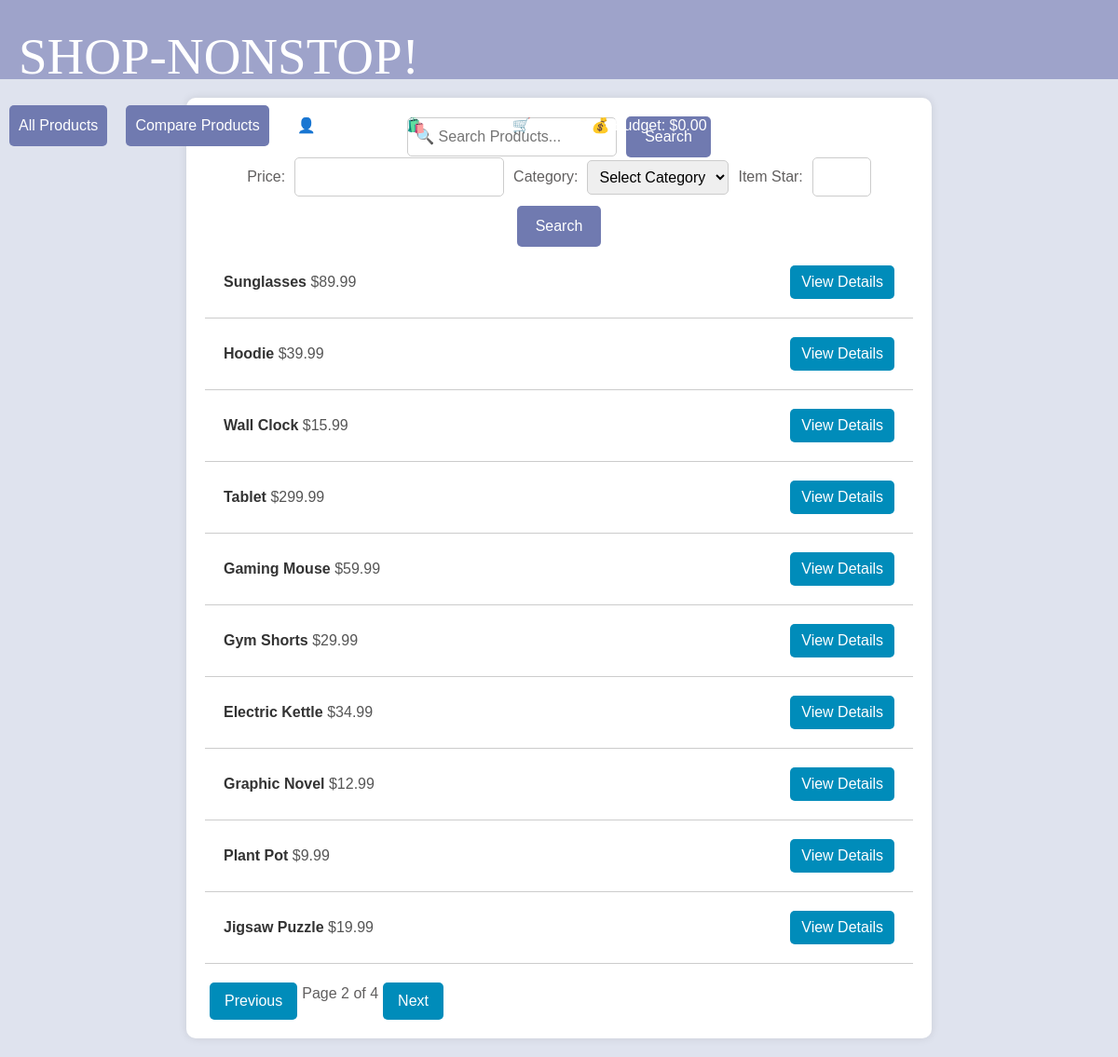
/search?page=2, run on an earlier commit of the app's database.
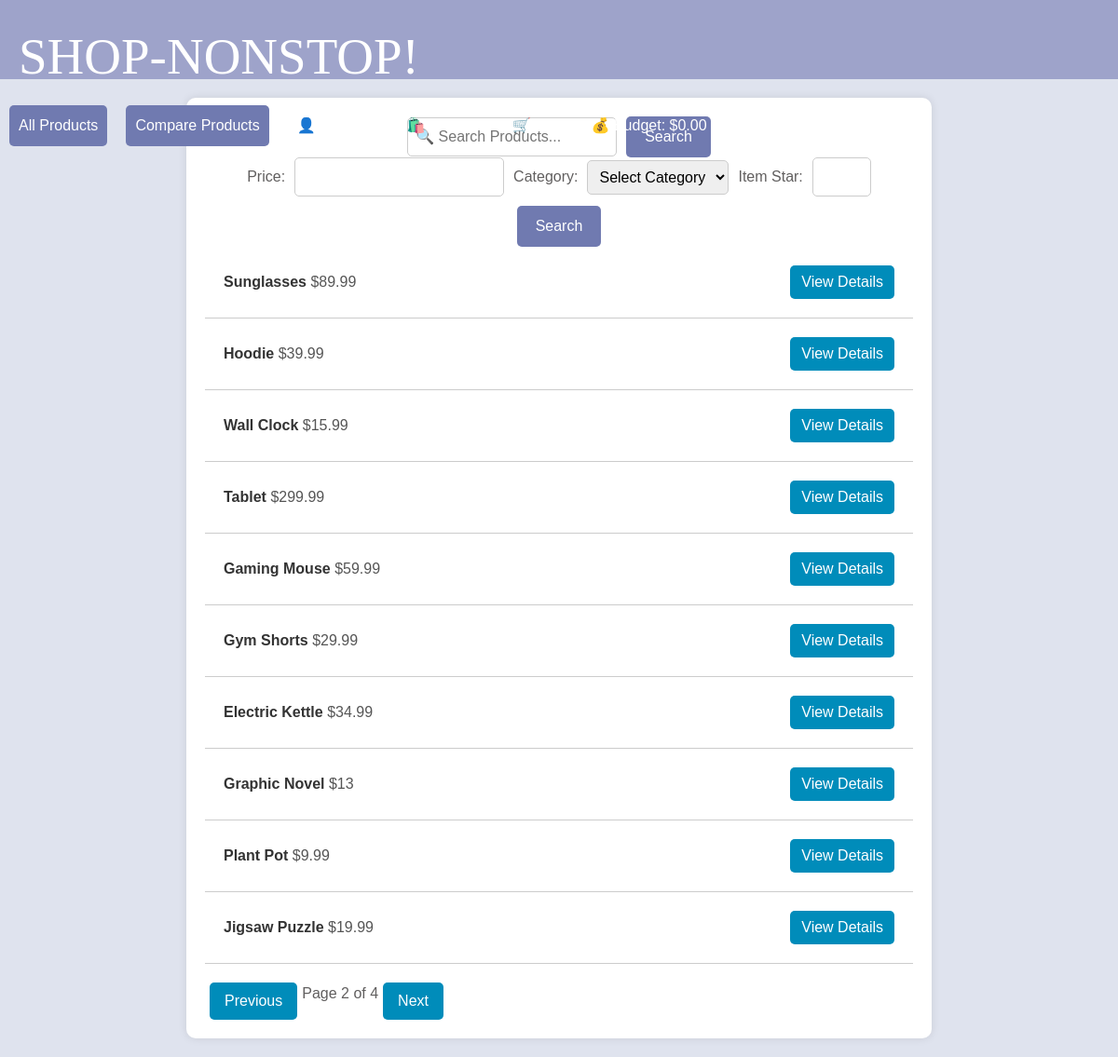
And on a later commit of the database.
### app/models.py (models this page shows, shortened)
class Items(db.Model):
    __tablename__ = 'item'
    Item_ID = db.Column(db.String(80),unique=True, primary_key=True)
    sku = db.Column(db.String(80), unique=True, nullable=False)
    name = db.Column(db.String(120), unique=True, nullable=False)
    price = db.Column(db.Integer, nullable=False)
    item_desc = db.Column(db.String(255), nullable=False)
    category = db.Column(db.String(255), nullable=False)
    stock = db.Column(db.Integer, nullable=False)
    item_star = db.Column(db.Integer, nullable=False)
    itme_sizes = db.Column(db.String(120),  nullable=True)
    color = db.Column(db.String(120), nullable=False)
    pic = db.Column(db.Text)

### app/routes.py (the view)
@app.route('/search', methods=['GET'])
def search_products():
    query = request.args.get('query', '')
    price = request.args.get('price')
    category = request.args.get('category')
    item_star = request.args.get('item_star')
    page = request.args.get('page', 1, type=int)
    per_page = 10
    query_base = Items.query
    if price:
        query_base = query_base.filter(Items.price <= int(price))
    if category:
        query_base = query_base.filter(Items.category.ilike(f'%{category}%'))
    if item_star:
        query_base = query_base.filter(Items.item_star >= int(item_star))
    if query:
        query_results = query_base.filter(or_(Items.name.ilike(f'%{query}%'), Items.item_desc.ilike(f'%{query}%')))
    else:
        query_results = query_base
    categories = Items.query.with_entities(Items.category).distinct().all()
    categories = [category[0] for category in categories]
    products = query_results.paginate(page=page, per_page=per_page)
    total_pages = products.total // per_page + (products.total % per_page > 0)
    return render_template('show_products.html', products=products, page=page, total_pages=total_pages, categories=categories)

### app/templates/show_products.html (shortened to what this page needs)
{% extends "base.html" %}
{% block content %}
<div class="product-container">
    <form class="search-form" action="/search" method="GET">
        <input class="search-input" type="text" name="query" placeholder="🔍 Search Products...">
        <button class="all-products-button" type="submit">Search</button>
    </form>
    <form class="search-form" action="/search" method="GET">
        <label for="price">Price:</label>
        <input class="filter-input" type="number" name="price" id="price" min="0">
        <label for="category">Category:</label>
        <select class="filter-input" name="category" id="category">
            <option value="">Select Category</option>
        </select>
        <label for="item_star">Item Star:</label>
        <input class="filter-input" type="number" name="item_star" id="item_star" min="0" max="5">
        <button class="all-products-button" type="submit">Search</button>
    </form>
    <ul class="product-list">
        {% for product in products.items %}
        <li class="product-item">
            <div>
                <span class="product-title">{{ product.name }}</span>
                <span class="product-price">${{ product.price }}</span>
            </div>
            <a href="/product/{{ product.Item_ID }}" class="view-details-btn">View Details</a>
        </li>
        {% endfor %}
    </ul>
    <div class="pagination">
        {% if products.has_prev %}
            <a href="?page={{ products.prev_num }}">Previous</a>
        {% endif %}
        Page {{ products.page }} of {{ products.pages }}
        {% if products.has_next %}
            <a href="?page={{ products.next_num }}">Next</a>
        {% endif %}
    </div>
</div>
{% endblock %}

What changed in the data, as far as the page shows it:
changed Items "Graphic Novel": price "12.99" → "13"
